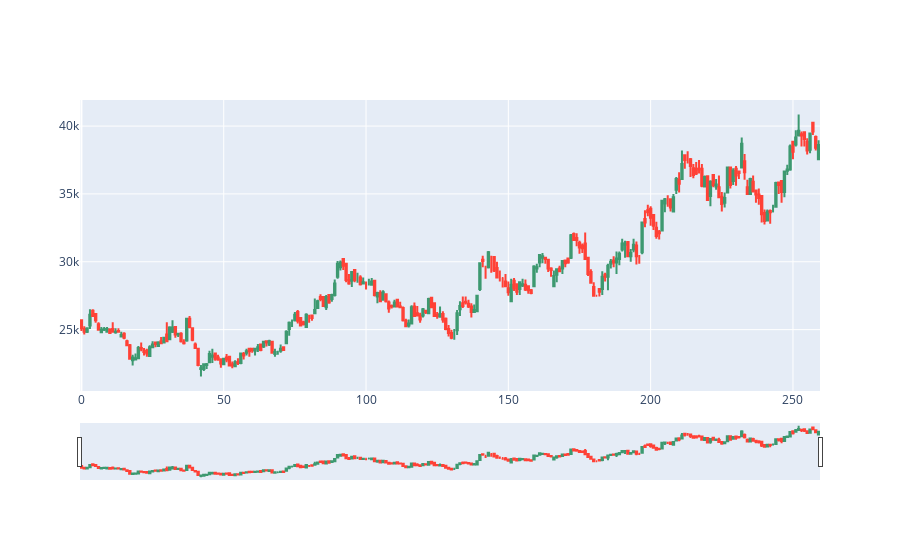

Notebook code cell kept with this figure:
### Code cell
plotCandleStick(df)

### Figure 1 — Plotly figure (JSON) as saved in the notebook; plotly's stock layout.template omitted (floating-point values rounded to 4 significant figures; data arrays with more than 128 entries replaced by an {"elided": "..."} marker saying what was removed)
{"data": [{"close": {"elided": "260 int values"}, "high": {"elided": "260 int values"}, "low": {"elided": "260 int values"}, "name": "ticket", "open": {"elided": "260 int values"}, "showlegend": false, "type": "candlestick", "x": {"elided": "260 int values"}}], "layout": {}}
